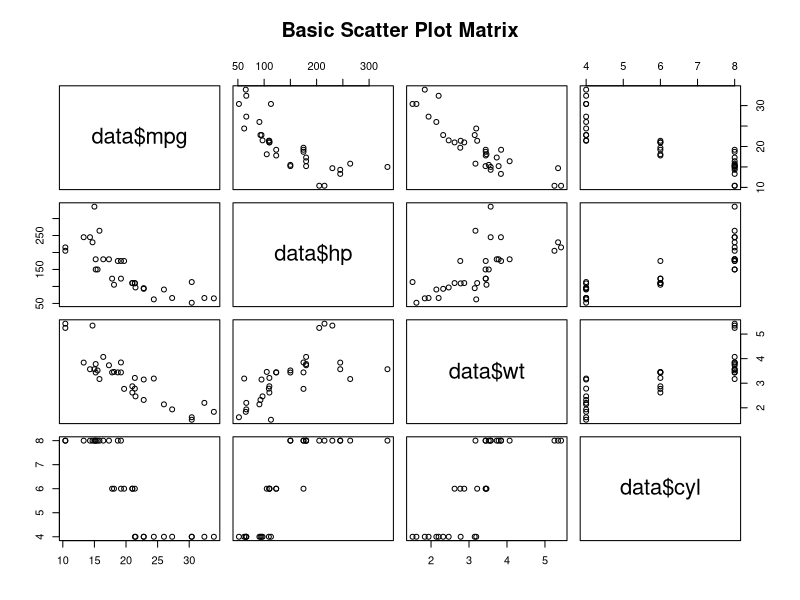
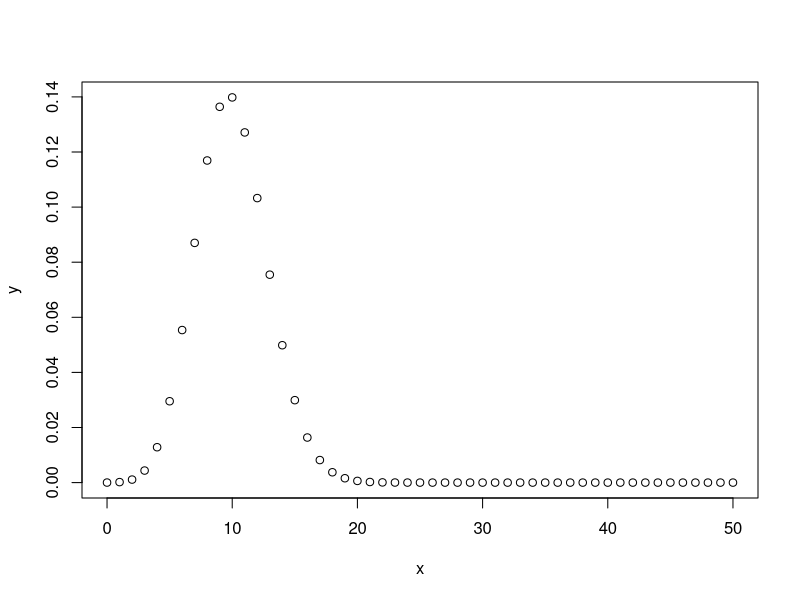
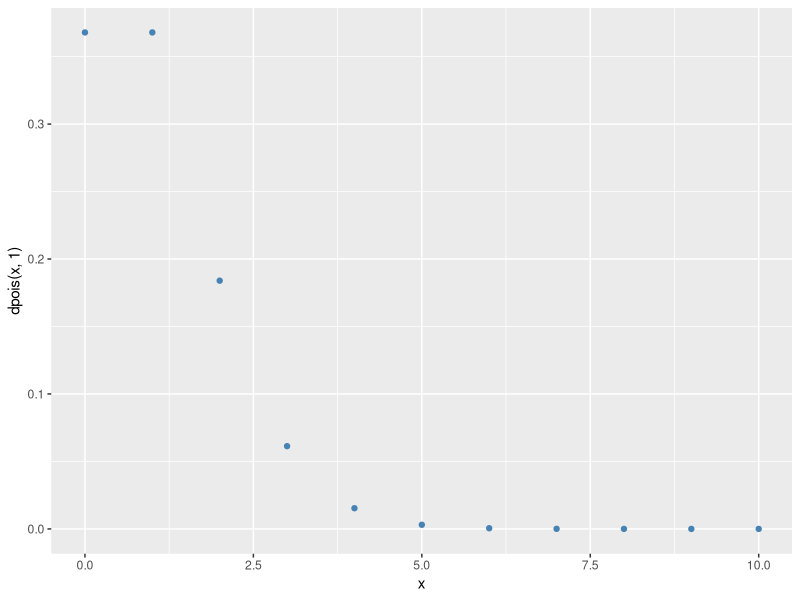
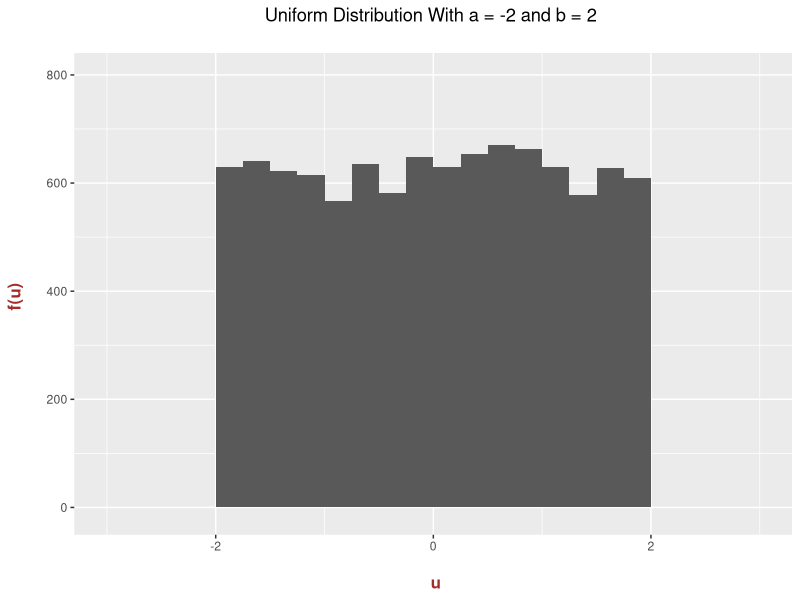
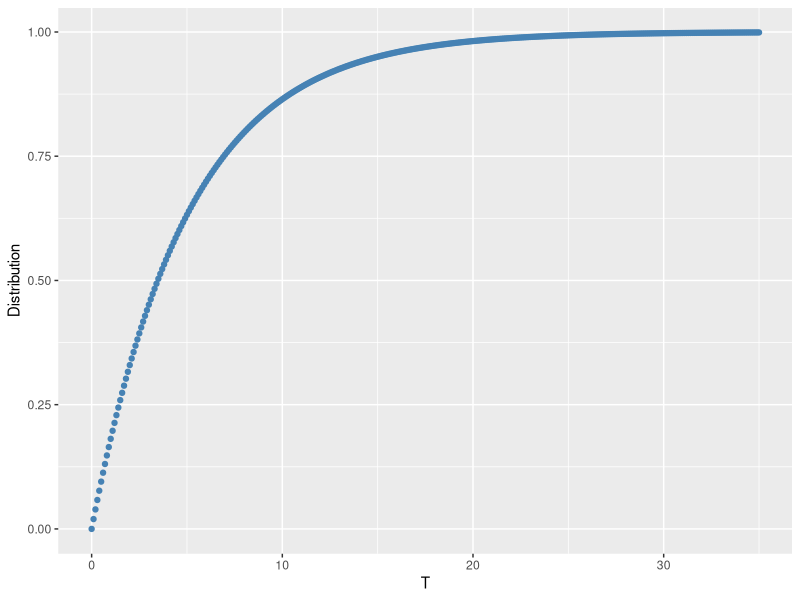
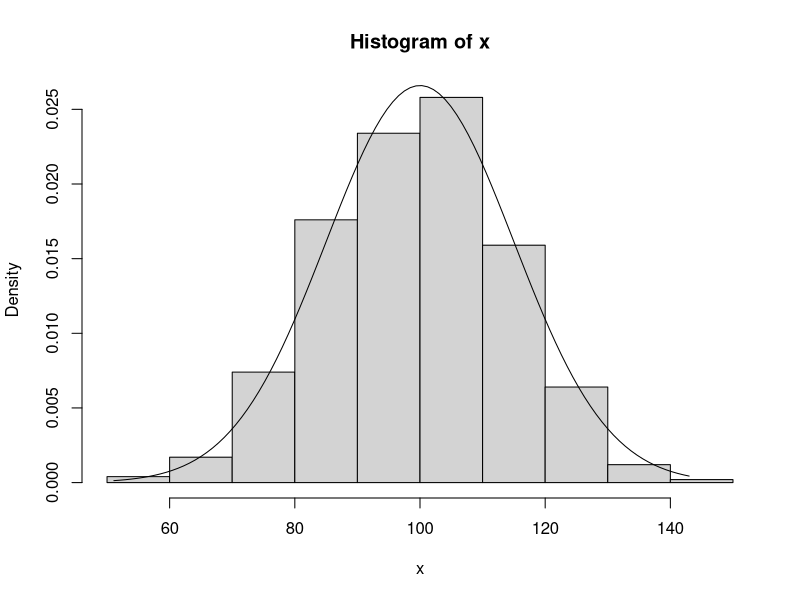

R code for these plots, in order:
## ---- chunk 1
knitr::opts_chunk$set(echo = TRUE)
## ---- chunk 2
library(tidyverse)
library(reshape2)
library(ggthemes)
dir = getwd()
setwd(dir)
file_path = 'code/msba/data_visualizations/hw_2/'
dir
## ---- chunk 3
data=mtcars
# Make the plot
pairs(~data$mpg+data$hp+data$wt+data$cyl, data=NULL, main="Basic Scatter Plot Matrix")
## ---- chunk 4
x <- c(1700,1500,1200,1000,800,600,400)
p <- c(.2,.2,.3,.1,.1,.05,.05)
data <- data.frame(millions=x, probability=p, mean=(x*p), variance=(x^2*p))
mean <- sum(data$mean)
mean
var_sum <- sum(data$variance)
variance <- var_sum - mean^2
variance
std_dev <- sqrt(variance)
std_dev
## ---- chunk 5
dbinom(4, 15, .2107)
?dbinom
## ---- chunk 6
pbinom(4, 16, .2107)
## ---- chunk 7
pbinom(4, 17, .2107)
## ---- chunk 8
a = dbinom(4:8, 18, .2107)
a
## ---- chunk 9
qbinom(.9, 30, .2107, lower.tail = FALSE)
## ---- chunk 10
pbinom(4, 22, .33104)
## ---- chunk 11
ppois(2, lambda=.71, lower.tail = FALSE)
## ---- chunk 12
ppois(0, lambda=.71)
## ---- chunk 13
ppois(0, lambda=.90)
## ---- chunk 14
possible_wait <- c(1,2,3,4,5,6,7,8,9,10,11,12,13,14,15)
variance <- var(possible_wait)
variance
## ---- chunk 15
x<-punif (6, min = 0 , max = 15)
y<-punif (4, min = 0 , max = 15)
x-y
## ---- chunk 16
punif (10, min = 0 , max = 15)
## ---- chunk 17
qunif(.95, min=0, max=15, lower.tail=TRUE)
## ---- chunk 18
x <- seq(0,50,by=1)
y <- dbinom(x,50,0.2)
plot(x,y)
## ---- chunk 19
ggplot(data.frame(x=c(0:10)), aes(x)) +
    geom_point(aes(y=dpois(x, 1)), colour="steelblue")
## ---- chunk 20
unifs <- runif(n = 10000, min = -2, max = 2)

ggplot(data = NULL, aes(x = unifs)) + 
  geom_histogram(binwidth = 0.25, boundary = 2) + 
  xlim(c(-3, 3)) +
  ylim(c(-10, 800)) +
  labs(x = "\n u", y = "f(u) \n", title = "Uniform Distribution With a = -2 and b = 2 \n") +
  theme(plot.title = element_text(hjust = 0.5), 
        axis.title.x = element_text(face="bold", colour="brown", size = 12),
        axis.title.y = element_text(face="bold", colour="brown", size = 12))
## ---- chunk 21
  lower <- floor(qexp(0.001, rate=0.2))
  upper <- ceiling(qexp(0.999, rate=0.2))
  t <- seq(lower,upper,0.1)
  q <- seq(0.001,0.999,0.001)
  dexp02 <- data.frame(T=t, 
                        Density=dexp(t, rate=0.2),
                        Distribution=pexp(t, rate=0.2))  
  qexp02 <- data.frame(Q=q, Quantile=qexp(q, rate=0.2))  
  head(dexp02)
ggplot(dexp02, aes(x=T)) +
    geom_point(aes(y=Distribution), colour="steelblue")
  
## ---- chunk 22
########normal distribution
x <- rnorm(1000, mean=100, sd=15)
hist(x, probability=TRUE)
xx <- seq(min(x), max(x), length=100)
lines(xx, dnorm(xx, mean=100, sd=15))
